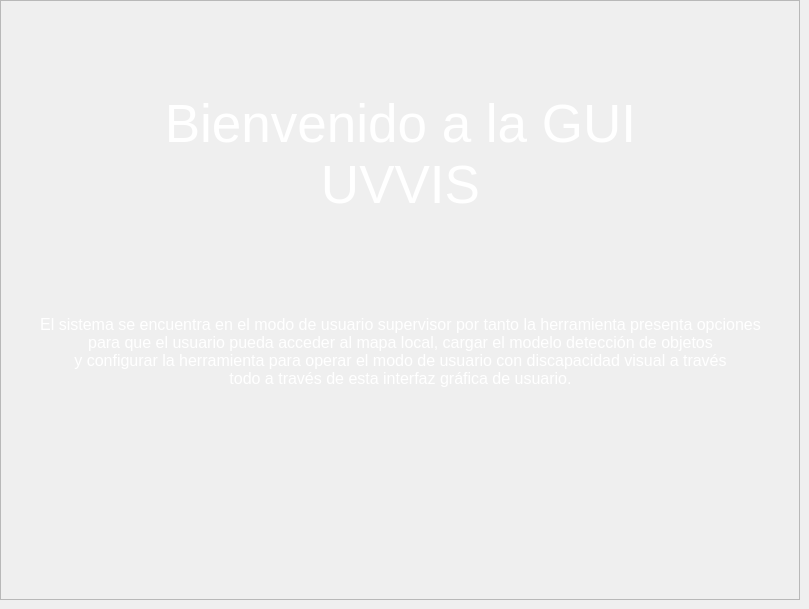
               <widget class="QWidget" name="Home_Page">
                <widget class="QFrame" name="frame_4">
                 <property name="geometry">
                  <rect>
                   <x>0</x>
                   <y>0</y>
                   <width>800</width>
                   <height>600</height>
                  </rect>
                 </property>
                 <property name="frameShape">
                  <enum>QFrame::StyledPanel</enum>
                 </property>
                 <property name="frameShadow">
                  <enum>QFrame::Raised</enum>
                 </property>
                 <widget class="QWidget" name="verticalLayoutWidget_3">
                  <property name="geometry">
                   <rect>
                    <x>0</x>
                    <y>0</y>
                    <width>801</width>
                    <height>601</height>
                   </rect>
                  </property>
                  <layout class="QVBoxLayout" name="verticalLayout_7">
                   <item>
                    <spacer name="verticalSpacer_2">
                     <property name="orientation">
                      <enum>Qt::Vertical</enum>
                     </property>
                     <property name="sizeHint" stdset="0">
                      <size>
                       <width>20</width>
                       <height>40</height>
                      </size>
                     </property>
                    </spacer>
                   </item>
                   <item>
                    <widget class="QLabel" name="label_2">
                     <property name="font">
                      <font>
                       <family>Segoe UI</family>
                       <pointsize>40</pointsize>
                      </font>
                     </property>
                     <property name="styleSheet">
                      <string notr="true">color:white;</string>
                     </property>
                     <property name="text">
                      <string>Bienvenido a la GUI
UVVIS</string>
                     </property>
                     <property name="alignment">
                      <set>Qt::AlignHCenter|Qt::AlignTop</set>
                     </property>
                     <property name="wordWrap">
                      <bool>false</bool>
                     </property>
                    </widget>
                   </item>
                   <item>
                    <spacer name="verticalSpacer_4">
                     <property name="orientation">
                      <enum>Qt::Vertical</enum>
                     </property>
                     <property name="sizeHint" stdset="0">
                      <size>
                       <width>20</width>
                       <height>40</height>
                      </size>
                     </property>
                    </spacer>
                   </item>
                   <item>
                    <widget class="QLabel" name="label">
                     <property name="font">
                      <font>
                       <family>Segoe UI</family>
                       <pointsize>12</pointsize>
                      </font>
                     </property>
                     <property name="styleSheet">
                      <string notr="true">color:white;</string>
                     </property>
                     <property name="text">
                      <string>El sistema se encuentra en el modo de usuario supervisor por tanto la herramienta presenta opciones
para que el usuario pueda acceder al mapa local, cargar el modelo detección de objetos
y configurar la herramienta para operar el modo de usuario con discapacidad visual a través
todo a través de esta interfaz gráfica de usuario.</string>
                     </property>
                     <property name="alignment">
                      <set>Qt::AlignHCenter|Qt::AlignTop</set>
                     </property>
                    </widget>
                   </item>
                   <item>
                    <spacer name="verticalSpacer">
                     <property name="orientation">
                      <enum>Qt::Vertical</enum>
                     </property>
                     <property name="sizeHint" stdset="0">
                      <size>
                       <width>20</width>
                       <height>40</height>
                      </size>
                     </property>
                    </spacer>
                   </item>
                   <item>
                    <layout class="QHBoxLayout" name="horizontalLayout_19">
                     <item>
                      <spacer name="horizontalSpacer_2">
                       <property name="orientation">
                        <enum>Qt::Horizontal</enum>
                       </property>
                       <property name="sizeHint" stdset="0">
                        <size>
                         <width>40</width>
                         <height>20</height>
                        </size>
                       </property>
                      </spacer>
                     </item>
                     <item>
                      <widget class="QLabel" name="label_4">
                       <property name="layoutDirection">
                        <enum>Qt::RightToLeft</enum>
                       </property>
                       <property name="text">
                        <string/>
                       </property>
                       <property name="pixmap">
                        <pixmap>Images/Logo1P.png</pixmap>
                       </property>
                       <property name="alignment">
                        <set>Qt::AlignCenter</set>
                       </property>
                      </widget>
                     </item>
                     <item>
                      <widget class="QLabel" name="label_3">
                       <property name="text">
                        <string/>
                       </property>
                       <property name="pixmap">
                        <pixmap>Images/Logo2_5.png</pixmap>
                       </property>
                      </widget>
                     </item>
                     <item>
                      <spacer name="horizontalSpacer">
                       <property name="orientation">
                        <enum>Qt::Horizontal</enum>
                       </property>
                       <property name="sizeHint" stdset="0">
                        <size>
                         <width>40</width>
                         <height>20</height>
                        </size>
                       </property>
                      </spacer>
                     </item>
                    </layout>
                   </item>
                   <item>
                    <spacer name="verticalSpacer_3">
                     <property name="orientation">
                      <enum>Qt::Vertical</enum>
                     </property>
                     <property name="sizeHint" stdset="0">
                      <size>
                       <width>20</width>
                       <height>40</height>
                      </size>
                     </property>
                    </spacer>
                   </item>
                  </layout>
                 </widget>
                </widget>
               </widget>
